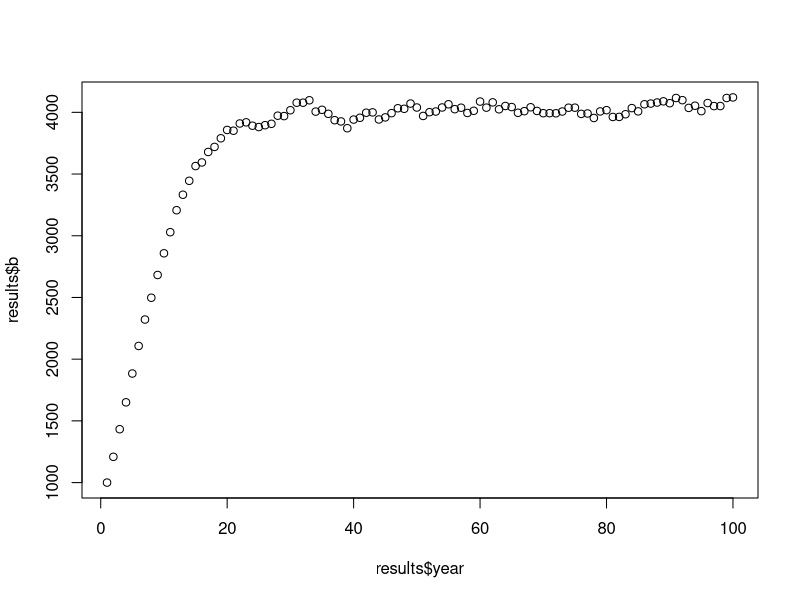
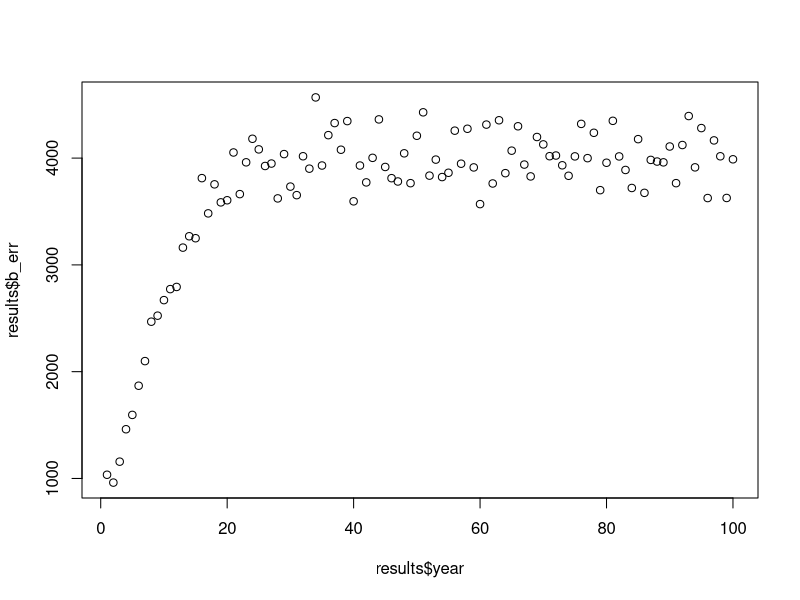
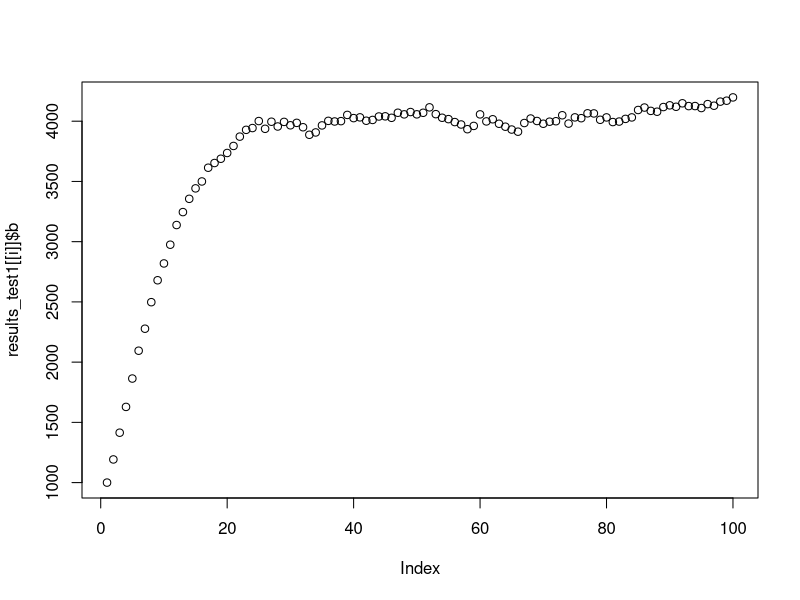
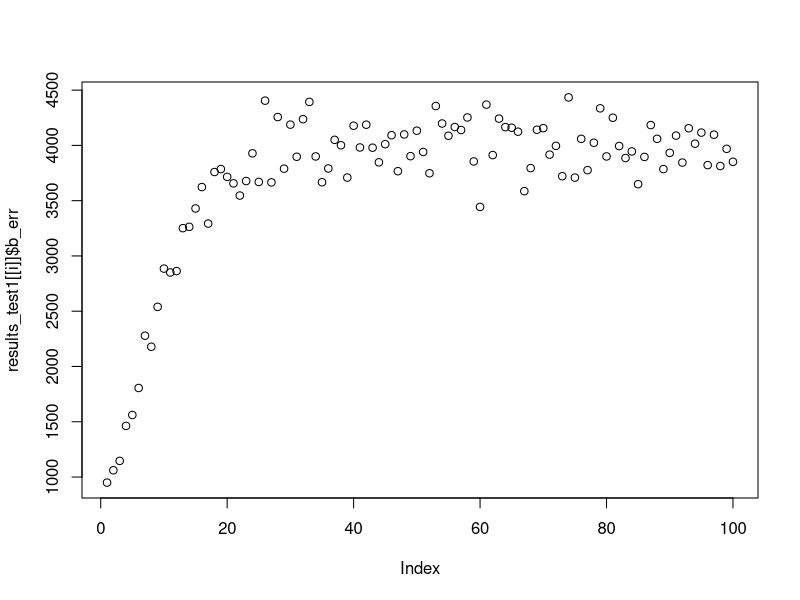
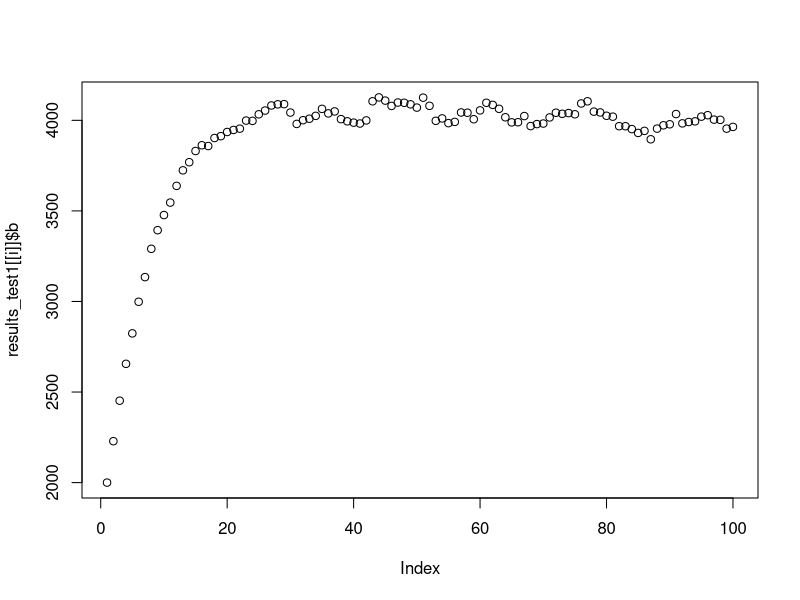
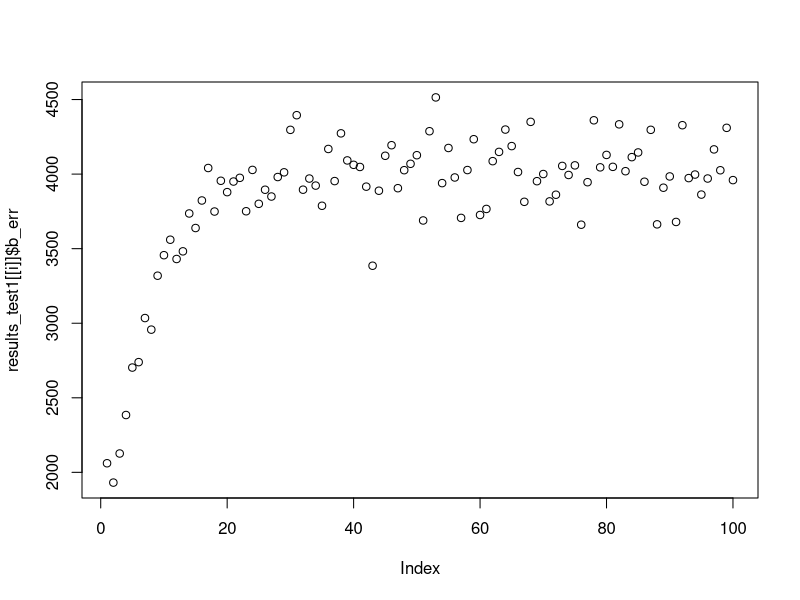
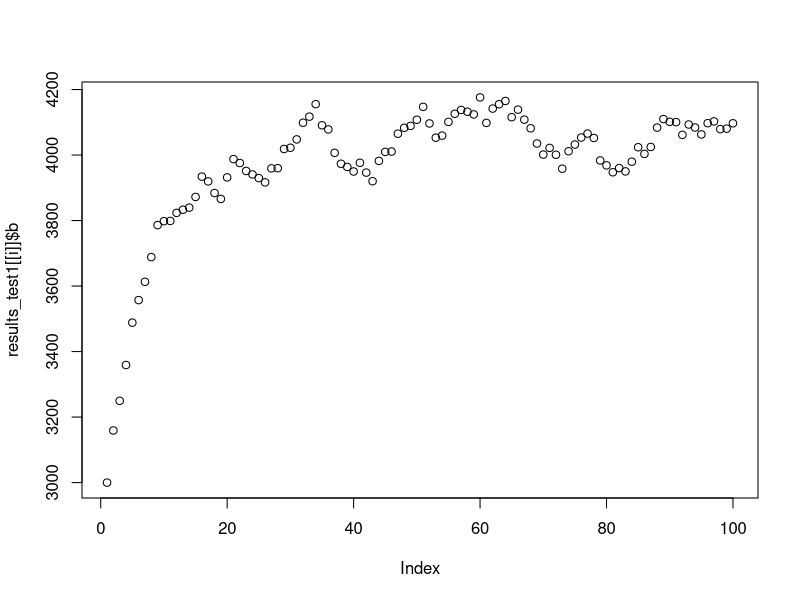
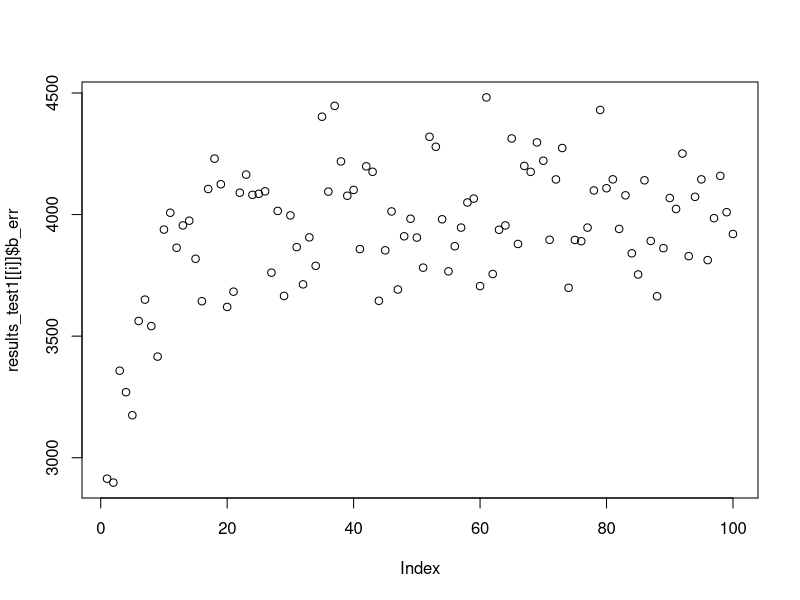

Here is the R script that generated these plots, in order:
## ---- chunk 1
knitr::opts_chunk$set(echo = TRUE)
## ---- chunk 2
library(tidyverse)
## ---- chunk 3

fmsy = 0.2 * (1/(1+0.2))

## ---- chunk 4
#Write the function
sim_stockerror <- function(b, r, r_s, error, p, k, years){
  
  results <- data.frame(
    b = rep(NA, years), c = rep(NA, years), 
    year = 1:years, r = rep(NA, years), b_err = rep(NA, years)) #Setup the results dataframe 
  
  #Set the initial result for the outputs in year 1
   
  results$b[1] = b
  results$b_err[1] = rnorm(1, mean = results$b[1], sd = (error*results$b[1])) #simulate error in assessment
  results$c[1] = (r*(1/(1+p))) * results$b_err[1] #using f=Fmsy and b=estimate from initial stock assessment
  results$r[1] = r
  
  #Loop the model over the specified number of years
  for (t in 2:years) {
    
    results$b_err[t] = rnorm(1, mean = results$b[t-1], sd = (error*results$b[t-1]))
    results$c[t] = (r*(1/(1+p))) * results$b_err[t]
    results$b[t] = results$b[t-1] + (results$r[t-1] / p)*results$b[t-1]*(1 - ((results$b[t-1]/k) ^ p))-results$c[t]
    results$r[t] = results$r[1] * (1 + (r_s*(t-1))) 
    
   } 
  
  return(results)
}

#Test the results
results = sim_stockerror(b = 1000, r = 0.2, error = 0.05, p = 0.2,
                      years = 100, r_s = 0, k = 10000) 


plot(results$year, results$b)
plot(results$year, results$b_err)
## ---- chunk 5

n_experiment = 10 

#Input variables

experiment <- list(
  b = seq(1000, 10000, 1000),
  r = rep(0.2, n_experiment),
  r_s = rep(0, n_experiment),
  error = rep(0.05, n_experiment),
  p = rep(0.2, n_experiment),
  k = rep(10000, n_experiment),
  years = rep(100, n_experiment))

#Now apply to the function
results_test1 <- pmap(experiment, sim_stockerror)

#Plot results to see variation:
for(i in 1:n_experiment){
  plot(results_test1[[i]]$b)
  plot(results_test1[[i]]$b_err)
}

## ---- chunk 6

n_experiment = 10 

#Input variables

experiment <- list(
  b = seq(1000, 10000, 1000),
  r = rep(0.2, n_experiment),
  r_s = rep(0, n_experiment),
  error = rep(0.1, n_experiment),
  p = rep(0.2, n_experiment),
  k = rep(10000, n_experiment),
  years = rep(100, n_experiment))

#Now apply to the function
results_test2 <- pmap(experiment, sim_stockerror)

#Plot results to see variation:
for(i in 1:n_experiment){
  plot(results_test2[[i]]$b)
  plot(results_test2[[i]]$b_err)
}

## ---- chunk 7

n_experiment = 10 

#Input variables

experiment <- list(
  b = seq(1000, 10000, 1000),
  r = rep(0.2, n_experiment),
  r_s = rep(0, n_experiment),
  error = rep(0.15, n_experiment),
  p = rep(0.2, n_experiment),
  k = rep(10000, n_experiment),
  years = rep(100, n_experiment))

#Now apply to the function
results_test3 <- pmap(experiment, sim_stockerror)

#Plot results to see variation:
for(i in 1:n_experiment){
  plot(results_test3[[i]]$b)
  plot(results_test3[[i]]$b_err)
}

## ---- chunk 8

n_experiment = 10 

#Input variables

experiment <- list(
  b = seq(1000, 10000, 1000),
  r = rep(0.2, n_experiment),
  r_s = rep(0, n_experiment),
  error = rep(0.2, n_experiment),
  p = rep(0.2, n_experiment),
  k = rep(10000, n_experiment),
  years = rep(100, n_experiment))

#Now apply to the function
results_test4 <- pmap(experiment, sim_stockerror)

#Plot results to see variation:
for(i in 1:n_experiment){
  plot(results_test4[[i]]$b)
  plot(results_test4[[i]]$b_err)
}

## ---- chunk 9
#First try creating a dataframe with the sequences we want to repeat:
input <- seq(0.1, 0.55, 0.05)

#Create a list for the output
error_input = data.frame(error = rep(NA, 100))

#Loop the repetition of each input number
for(i in 1:100){
  if(i <= 10){
   error_input$error[i] = input[1] 
  } 
  if(i > 10){
    error_input$error[i] = input[2]
  }
  if(i > 20){
    error_input$error[i] = input[3]
  }
  if(i>30){
    error_input$error[i] = input[4]
  }
  if(i>40){
    error_input$error[i] = input[5]
  }
  if(i>50){
    error_input$error[i] = input[6]
  }
  if(i>60){
    error_input$error[i] = input[7]
  }
  if(i>70){
    error_input$error[i] = input[8]
  }
  if(i>80){
    error_input$error[i] = input[9]
  }
  if(i>90){
    error_input$error[i] = input[10]
  }
}

#This works but it seems very inefficient - is there a better/faster way to get this result?
## ---- chunk 10

n_experiment = 100 

#Input variables
experiment <- list(
  b = rep(seq(1000, 10000, 1000), 10),
  r = rep(0.2, n_experiment),
  r_s = rep(0, n_experiment),
  error = error_input$error,
  p = rep(0.2, n_experiment),
  k = rep(10000, n_experiment),
  years = rep(100, n_experiment))

#Now apply to the function
results_test5 <- pmap(experiment, sim_stockerror)

